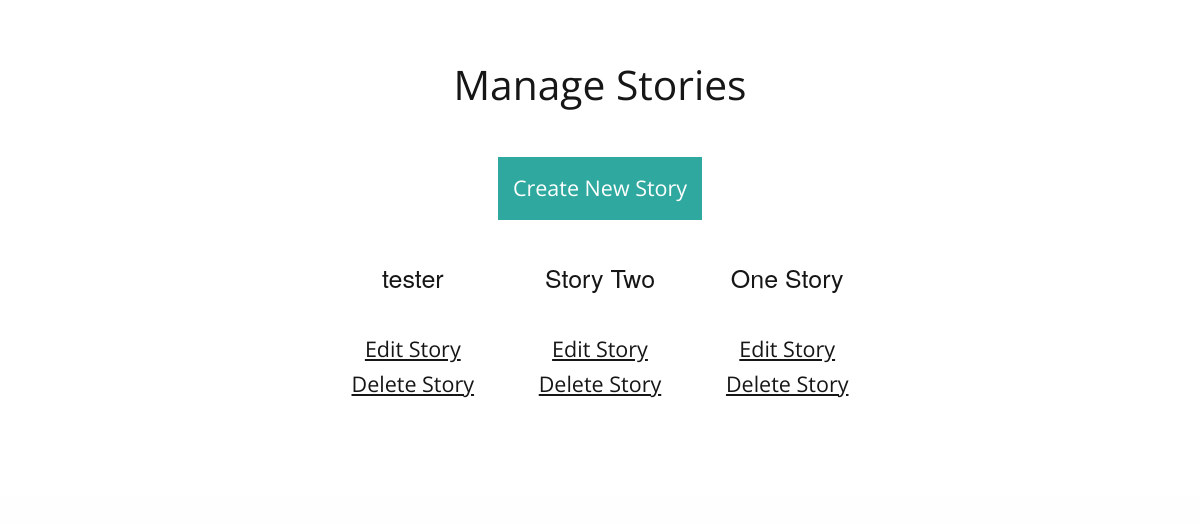
Page /admin/admin_storylist.php (signed in) on the earlier database version.
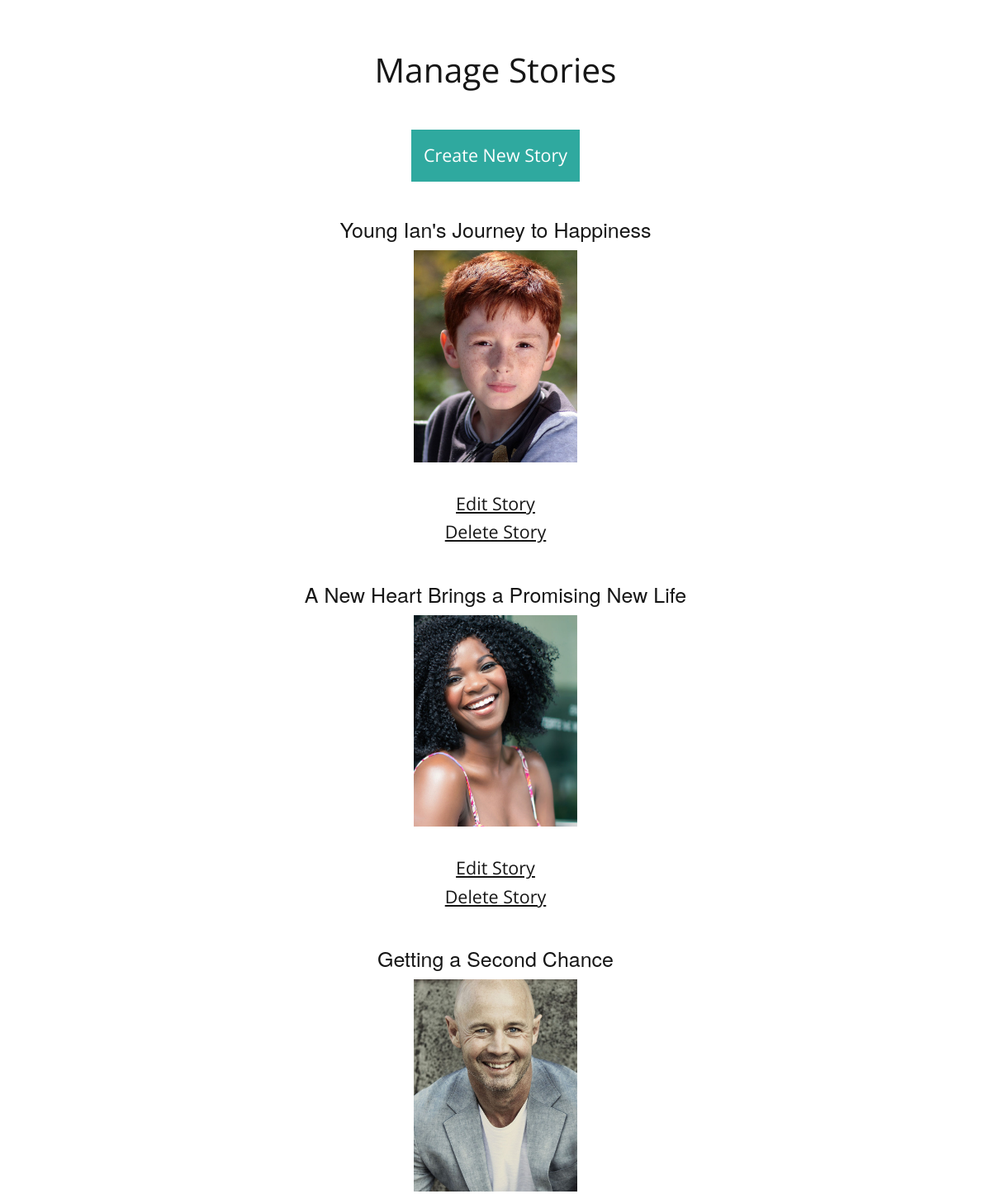
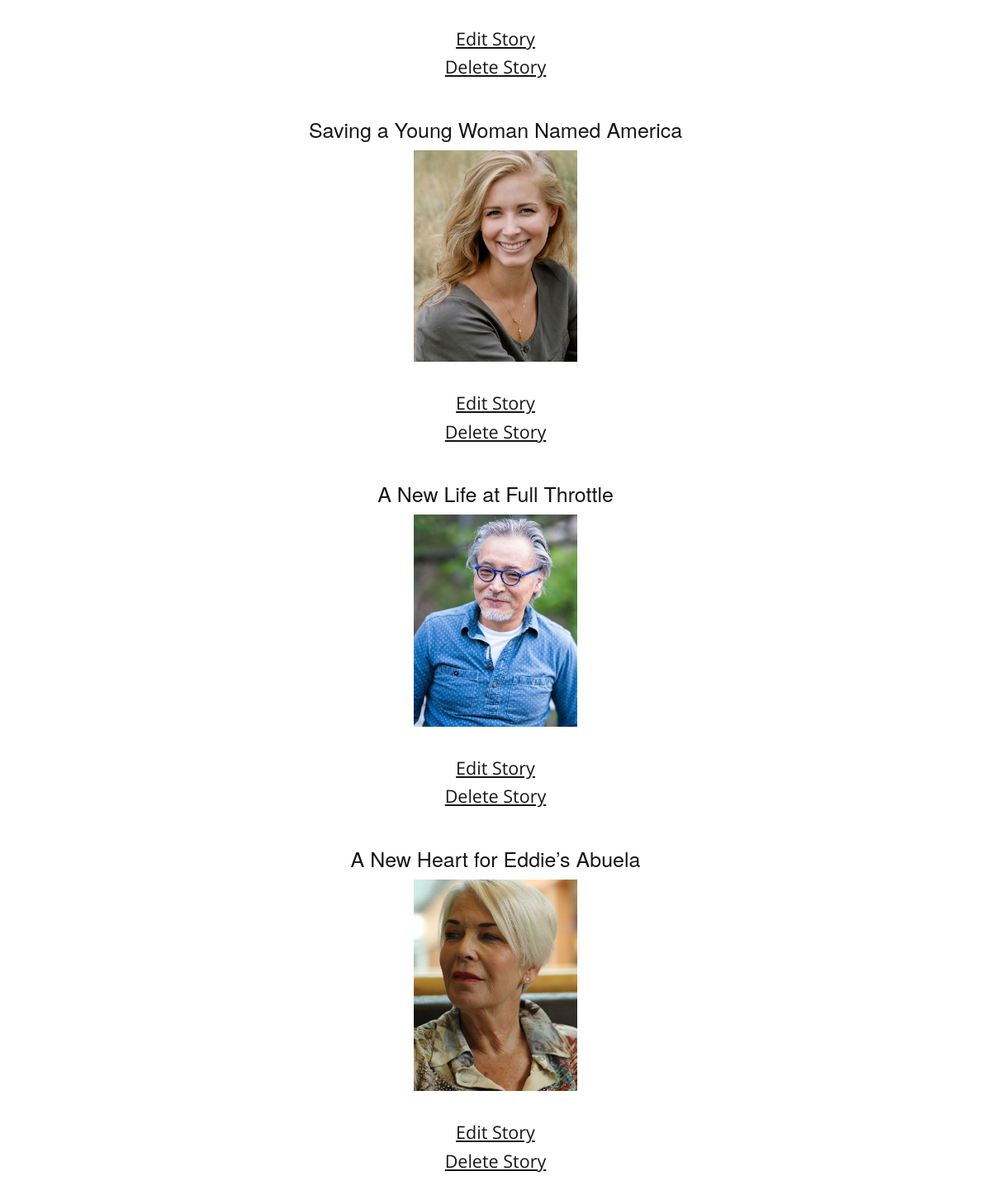
Same page on the later database version (2 pictures, top to bottom).
### tables this page shows
CREATE TABLE IF NOT EXISTS `tbl_story` (
  `story_id` mediumint(8) UNSIGNED NOT NULL AUTO_INCREMENT,
  `story_title` varchar(75) NOT NULL,
  `story_author` varchar(75) NOT NULL,
  `story_img` varchar(75) NOT NULL DEFAULT 'default-story.jpg',
  `story_text` text NOT NULL,
  PRIMARY KEY (`story_id`)
);

### admin/admin_storylist.php (the view, shortened to what this page needs)
<?php
    include('scripts/connect.php');
        $query = 'SELECT * FROM tbl_story ORDER BY story_id DESC';
        $getStories = $pdo->prepare($query);
        $getStories->execute();
?>
<!doctype html>
<html>
<head>
	<link rel="stylesheet" href="../css/main.css">
	<link rel="stylesheet" href="../css/foundation.css" type="text/css">
</head>
<body>
	<div class="adminContainer row">
        <div id="manageContainer" class="small-12 medium-12 large-12 columns text-center">
        <h2>Manage Stories</h2>
        <ul>
            <li id="create"><a href="admin_createstory.php">Create New Story</a></li>
        </ul>
        <ul class="storyList">
        <?php while($story = $getStories->fetch(PDO::FETCH_ASSOC)): ?>
            <li class="story">
                <h4><?php echo $story['story_title']; ?></h4>
                <img src="../images/<?php echo $story['story_img']; ?>" alt=""><br>
                <a href="admin_editstory.php?editStory=<?php echo $story['story_id']; ?>">Edit Story</a><br>
                <a href="admin_deletestory.php?deleteStory=<?php echo $story['story_id']; ?>">Delete Story</a>
            </li>
        <?php endwhile; ?>
        </ul>
        </div>
    </div>
</body>
</html>

### css/main.css (style rules this page uses)
html,body { margin:0;height:100%;scroll-behavior:smooth }
a { cursor:pointer }
.adminContainer { background-color:#fff;color:#161616;font-family:"Open Sans",Helvetica,Arial,sans-serif;padding-top:3%;padding-bottom:8% }
.adminContainer .columns { float:none }
.adminContainer a { text-decoration:underline;color:#161616;font-size:calc(16px + (24 - 16) * ((100vw - 300px) / (1600 - 300))) }
.adminContainer h2 { text-align:center;font-family:"Open Sans",Helvetica,Arial,sans-serif;padding-top:20px;font-size:calc(28px + (60 - 28) * ((100vw - 300px) / (2560 - 300))) }
.adminContainer ul li { display:inline-block;padding-top:40px;padding-right:30px;padding-left:30px }
.adminContainer ul { text-align:center;margin:0;padding:0;font-size:18px }
#manageContainer { width:60%;height:auto;margin:0 auto }
#manageContainer img { margin-bottom:5%;width:30% }
#manageContainer #create { margin-top:5%;background-color:#2fa99f;padding:2%;cursor:pointer }
#manageContainer #create a { text-decoration:none;color:#fff }

Differences in the rows shown:
removed tbl_story: story_title "tester"
removed tbl_story: story_title "Story Two"
removed tbl_story: story_title "One Story"
added tbl_story: story_title "Young Ian's Journey to Happiness", story_img (picture)
added tbl_story: story_title "A New Heart Brings a Promising New Life", story_img (picture)
added tbl_story: story_title "Getting a Second Chance", story_img (picture)
added tbl_story: story_title "Saving a Young Woman Named America", story_img (picture)
added tbl_story: story_title "A New Life at Full Throttle", story_img (picture)
added tbl_story: story_title "A New Heart for Eddie’s Abuela", story_img (picture)
